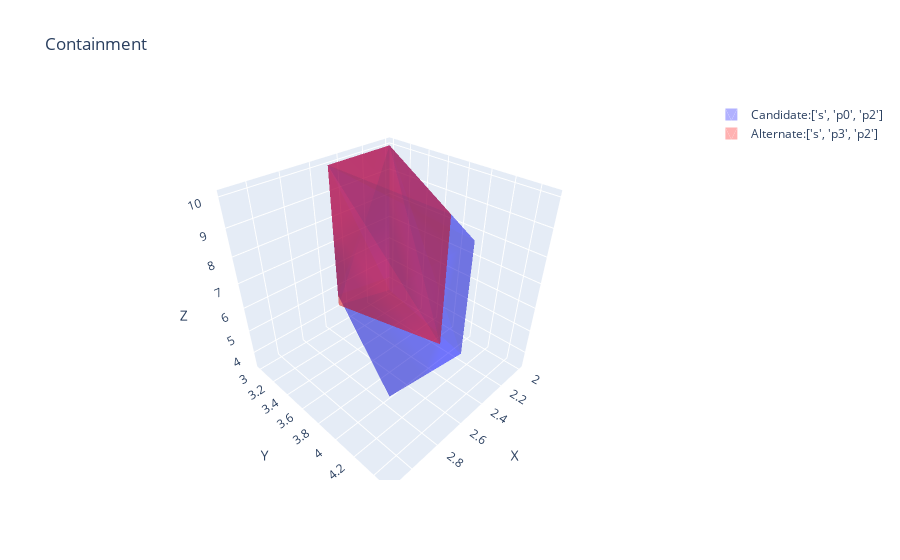
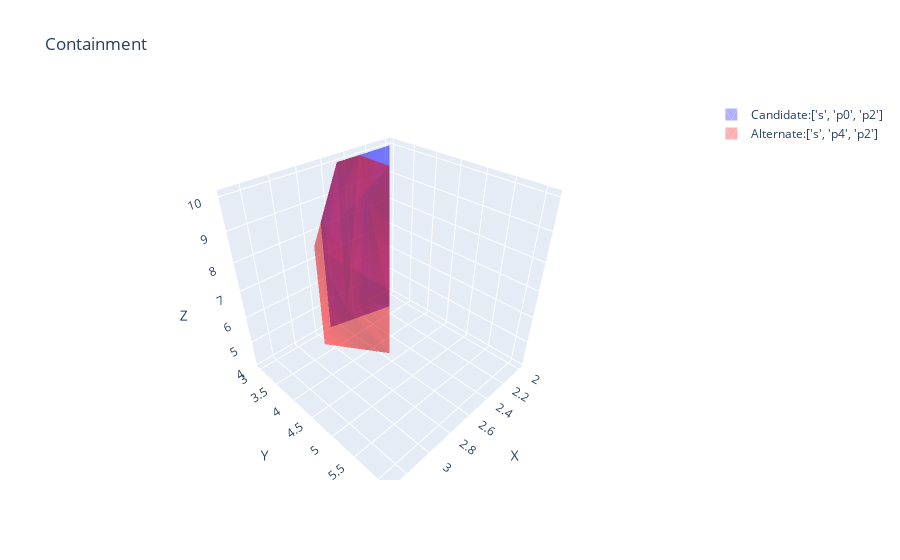
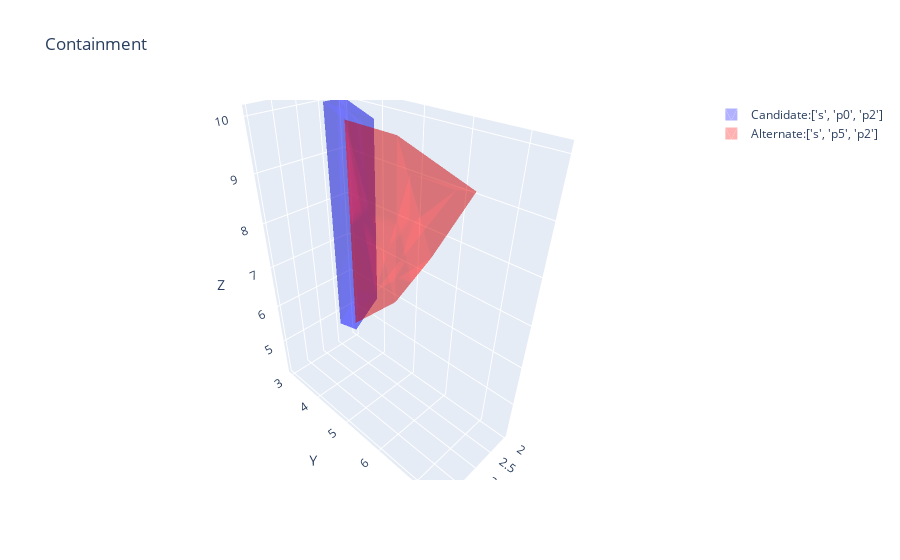

Here is the notebook cell these charts were saved with, in order:
### Code cell
domination_checker.plot_containment(n_a, [n_b], cost_upper_bound=cost_upper_bound)
domination_checker.plot_containment(n_a, [n_c], cost_upper_bound=cost_upper_bound)
domination_checker.plot_containment(n_a, [n_d], cost_upper_bound=cost_upper_bound)
